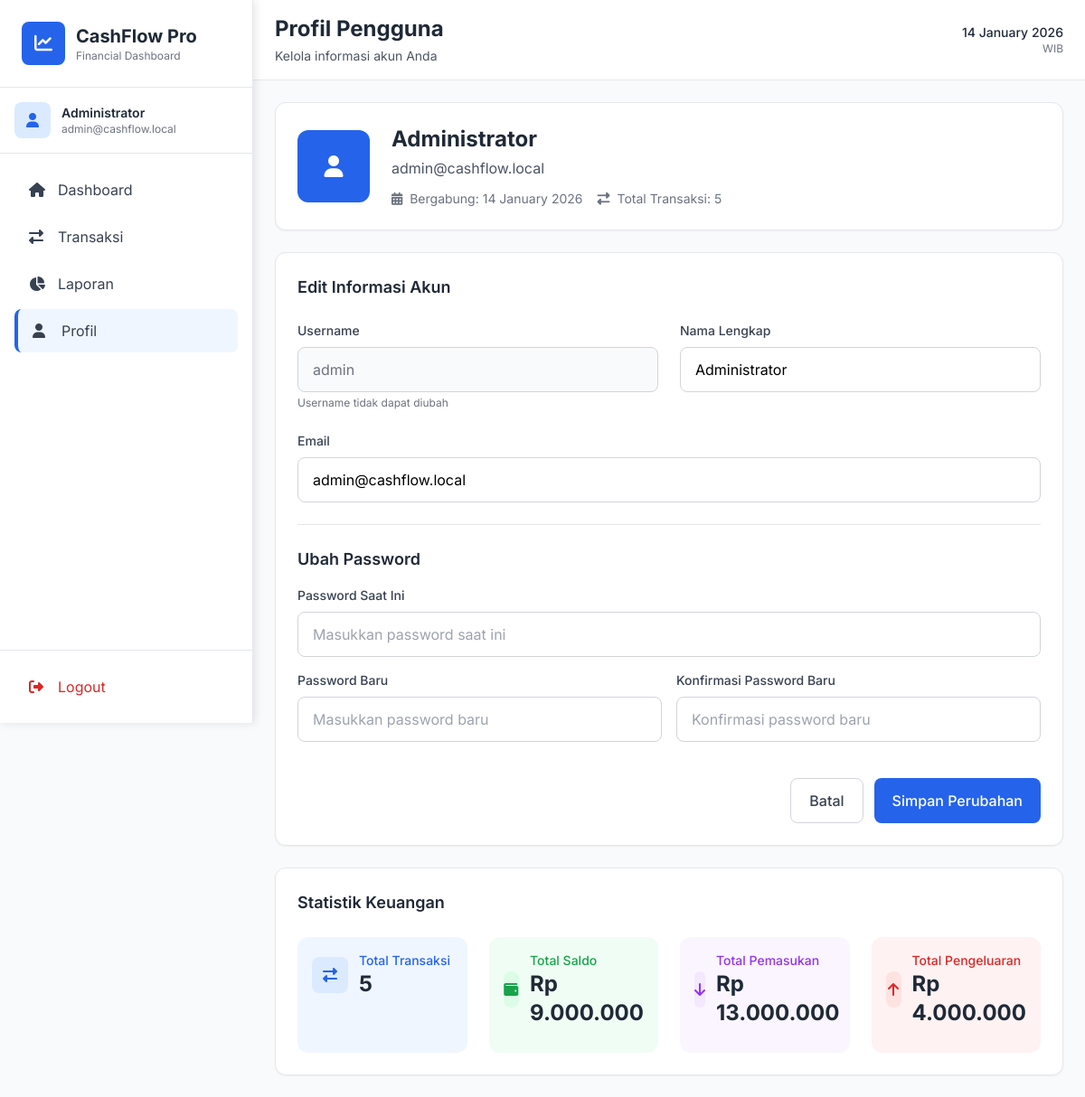
Screenshot of /profile (signed in) with the database file from the repository.
### tables this page shows
CREATE TABLE users (
        id INTEGER PRIMARY KEY AUTOINCREMENT,
        username TEXT UNIQUE NOT NULL,
        email TEXT,
        password TEXT NOT NULL,
        full_name TEXT,
        created_at TIMESTAMP DEFAULT CURRENT_TIMESTAMP
    );

### app.py (the view, shortened to what this page needs)
@app.route('/profile', methods=['GET', 'POST'])
@login_required
def profile():
    conn = get_db_connection()
    c = conn.cursor()
    c.execute('SELECT * FROM users WHERE id = ?', (current_user.id,))
    user = c.fetchone()
    created_date = datetime.fromisoformat(user['created_at'].replace('Z', '+00:00'))
    jakarta_time = created_date.astimezone(TZ)
    user_data = {
        'username': user['username'],
        'email': user['email'],
        'full_name': user['full_name'],
        'created_at': jakarta_time.strftime('%d %B %Y')
    }
    totals = get_user_totals(current_user.id)
    conn.close()
    current_datetime = datetime.now(TZ)
    return render_template('profile.html',
                         user_data=user_data,
                         user_totals=totals,
                         current_date=current_datetime.strftime('%d %B %Y'),
                         format_rupiah=format_rupiah)

### app.py (called while the page is built)
@login_manager.user_loader
def load_user(user_id):
    conn = sqlite3.connect('cashflow.db')
    c = conn.cursor()
    c.execute('SELECT id, username, email, full_name FROM users WHERE id = ?', (user_id,))
    user = c.fetchone()
    conn.close()
    if user:
        return User(user[0], user[1], user[2], user[3])
    return None

def format_rupiah(amount):
    try:
        amount = float(amount)
        return f"Rp {amount:,.0f}".replace(",", ".")
    except:
        return "Rp 0"

def get_db_connection():
    conn = sqlite3.connect('cashflow.db')
    conn.row_factory = sqlite3.Row
    return conn

### templates/profile.html (shortened to what this page needs)
{% extends 'base.html' %}
{% block page_title %}Profil Pengguna{% endblock %}
{% block page_subtitle %}Kelola informasi akun Anda{% endblock %}
{% block content %}
<div class="space-y-6">
    <div class="bg-white rounded-xl shadow-sm border border-gray-200 p-6">
        <div class="flex flex-col md:flex-row items-start md:items-center gap-6">
            <div class="w-20 h-20 bg-blue-600 rounded-xl flex items-center justify-center">
                <i class="fas fa-user text-white text-2xl"></i>
            </div>
            <div class="flex-1">
                <h2 class="text-2xl font-bold text-gray-800">{{ current_user.full_name or current_user.username }}</h2>
                <p class="text-gray-600 mt-1">{{ current_user.email or 'Belum ada email' }}</p>
                <div class="flex items-center gap-4 mt-3">
                    <span class="text-sm text-gray-500">
                        <i class="fas fa-calendar-alt mr-1"></i>
                        Bergabung: {{ user_data.created_at }}
                    </span>
                    <span class="text-sm text-gray-500">
                        <i class="fas fa-exchange-alt mr-1"></i>
                        Total Transaksi: {{ user_totals.total_transactions }}
                    </span>
                </div>
            </div>
        </div>
    </div>
    <div class="bg-white rounded-xl shadow-sm border border-gray-200 p-6">
        <h3 class="text-lg font-semibold text-gray-800 mb-6">Edit Informasi Akun</h3>
        <form method="POST" action="{{ url_for('profile') }}" class="space-y-6">
            <div class="grid grid-cols-1 md:grid-cols-2 gap-6">
                <div>
                    <label class="block text-sm font-medium text-gray-700 mb-2">Username</label>
                    <input type="text" value="{{ current_user.username }}"
                           class="w-full border border-gray-300 rounded-lg px-4 py-3 bg-gray-50 text-gray-500"
                           disabled>
                    <p class="text-xs text-gray-500 mt-1">Username tidak dapat diubah</p>
                </div>
                <div>
                    <label class="block text-sm font-medium text-gray-700 mb-2">Nama Lengkap</label>
                    <input type="text" name="full_name" value="{{ user_data.full_name }}"
                           class="w-full border border-gray-300 rounded-lg px-4 py-3 focus:ring-2 focus:ring-blue-500 focus:border-blue-500 outline-none transition-colors duration-200"
                           placeholder="Masukkan nama lengkap">
                </div>
            </div>
            <div>
                <label class="block text-sm font-medium text-gray-700 mb-2">Email</label>
                <input type="email" name="email" value="{{ user_data.email }}"
                       class="w-full border border-gray-300 rounded-lg px-4 py-3 focus:ring-2 focus:ring-blue-500 focus:border-blue-500 outline-none transition-colors duration-200"
                       placeholder="email@contoh.com">
            </div>
            <div class="border-t border-gray-200 pt-6">
                <h4 class="text-lg font-semibold text-gray-800 mb-4">Ubah Password</h4>
                <div class="space-y-4">
                    <div>
                        <label class="block text-sm font-medium text-gray-700 mb-2">Password Saat Ini</label>
                        <input type="password" name="current_password"
                               class="w-full border border-gray-300 rounded-lg px-4 py-3 focus:ring-2 focus:ring-blue-500 focus:border-blue-500 outline-none transition-colors duration-200"
                               placeholder="Masukkan password saat ini">
                    </div>
                    <div class="grid grid-cols-1 md:grid-cols-2 gap-4">
                        <div>
                            <label class="block text-sm font-medium text-gray-700 mb-2">Password Baru</label>
                            <input type="password" name="new_password"
                                   class="w-full border border-gray-300 rounded-lg px-4 py-3 focus:ring-2 focus:ring-blue-500 focus:border-blue-500 outline-none transition-colors duration-200"
                                   placeholder="Masukkan password baru">
                        </div>
                        <div>
                            <label class="block text-sm font-medium text-gray-700 mb-2">Konfirmasi Password Baru</label>
                            <input type="password" name="confirm_password"
                                   class="w-full border border-gray-300 rounded-lg px-4 py-3 focus:ring-2 focus:ring-blue-500 focus:border-blue-500 outline-none transition-colors duration-200"
                                   placeholder="Konfirmasi password baru">
                        </div>
                    </div>
                </div>
            </div>
            <div class="flex justify-end gap-3 pt-4">
                <a href="{{ url_for('dashboard') }}" class="px-5 py-3 border border-gray-300 text-gray-700 rounded-lg hover:bg-gray-50 transition-colors duration-200 font-medium">
                    Batal
                </a>
                <button type="submit" class="px-5 py-3 bg-blue-600 text-white rounded-lg hover:bg-blue-700 transition-colors duration-200 font-medium">
                    Simpan Perubahan
                </button>
            </div>
        </form>
    </div>
    <div class="bg-white rounded-xl shadow-sm border border-gray-200 p-6">
        <h3 class="text-lg font-semibold text-gray-800 mb-6">Statistik Keuangan</h3>
        <div class="grid grid-cols-1 md:grid-cols-2 lg:grid-cols-4 gap-6">
            <div class="p-4 bg-blue-50 rounded-xl">
                <div class="flex items-center mb-3">
                    <div class="w-10 h-10 bg-blue-100 rounded-lg flex items-center justify-center mr-3">
                        <i class="fas fa-exchange-alt text-blue-600"></i>
                    </div>
                    <div>
                        <p class="text-sm text-blue-600 font-medium">Total Transaksi</p>
                        <p class="text-2xl font-bold text-gray-800">{{ user_totals.total_transactions }}</p>
                    </div>
                </div>
            </div>
            <div class="p-4 bg-green-50 rounded-xl">
                <div class="flex items-center mb-3">
                    <div class="w-10 h-10 bg-green-100 rounded-lg flex items-center justify-center mr-3">
                        <i class="fas fa-wallet text-green-600"></i>
                    </div>
                    <div>
                        <p class="text-sm text-green-600 font-medium">Total Saldo</p>
                        <p class="text-2xl font-bold text-gray-800">{{ format_rupiah(user_totals.total_balance) }}</p>
                    </div>
                </div>
            </div>
            <div class="p-4 bg-purple-50 rounded-xl">
                <div class="flex items-center mb-3">
                    <div class="w-10 h-10 bg-purple-100 rounded-lg flex items-center justify-center mr-3">
                        <i class="fas fa-arrow-down text-purple-600"></i>
                    </div>
                    <div>
                        <p class="text-sm text-purple-600 font-medium">Total Pemasukan</p>
                        <p class="text-2xl font-bold text-gray-800">{{ format_rupiah(user_totals.total_income) }}</p>
                    </div>
                </div>
            </div>
            <div class="p-4 bg-red-50 rounded-xl">
                <div class="flex items-center mb-3">
                    <div class="w-10 h-10 bg-red-100 rounded-lg flex items-center justify-center mr-3">
                        <i class="fas fa-arrow-up text-red-600"></i>
                    </div>
                    <div>
                        <p class="text-sm text-red-600 font-medium">Total Pengeluaran</p>
                        <p class="text-2xl font-bold text-gray-800">{{ format_rupiah(user_totals.total_expense) }}</p>
                    </div>
                </div>
            </div>
        </div>
    </div>
</div>
{% endblock %}

### templates/base.html (shortened to what this page needs)
<!DOCTYPE html>
<html lang="id">
<head>
    <script src="https://cdn.tailwindcss.com"></script>
    <link rel="stylesheet" href="https://cdnjs.cloudflare.com/ajax/libs/font-awesome/6.4.0/css/all.min.css">
</head>
<body class="bg-gray-50">
    {% if current_user.is_authenticated %}
    <aside id="sidebar" class="sidebar bg-white border-r border-gray-200">
        <div class="p-6 border-b border-gray-200">
            <div class="flex items-center space-x-3">
                <div class="w-12 h-12 bg-blue-600 rounded-lg flex items-center justify-center">
                    <i class="fas fa-chart-line text-white text-xl"></i>
                </div>
                <div>
                    <h1 class="text-xl font-bold text-gray-800">CashFlow Pro</h1>
                    <p class="text-xs text-gray-500">Financial Dashboard</p>
                </div>
            </div>
        </div>
        <div class="p-4 border-b border-gray-200">
            <div class="flex items-center space-x-3">
                <div class="w-10 h-10 bg-blue-100 rounded-lg flex items-center justify-center">
                    <i class="fas fa-user text-blue-600"></i>
                </div>
                <div>
                    <p class="text-sm font-semibold text-gray-800">{{ current_user.full_name or current_user.username }}</p>
                    <p class="text-xs text-gray-500">{{ current_user.email or 'No email' }}</p>
                </div>
            </div>
        </div>
        <nav class="p-4">
            <div class="space-y-1">
                <a href="{{ url_for('dashboard') }}"
                   class="flex items-center space-x-3 px-4 py-3 rounded-lg text-gray-700 hover:bg-blue-50 hover:text-blue-600 transition-colors duration-200 ">
                    <i class="fas fa-home w-5"></i>
                    <span>Dashboard</span>
                </a>
                <a href="{{ url_for('transactions') }}"
                   class="flex items-center space-x-3 px-4 py-3 rounded-lg text-gray-700 hover:bg-blue-50 hover:text-blue-600 transition-colors duration-200 ">
                    <i class="fas fa-exchange-alt w-5"></i>
                    <span>Transaksi</span>
                </a>
                <a href="{{ url_for('reports') }}"
                   class="flex items-center space-x-3 px-4 py-3 rounded-lg text-gray-700 hover:bg-blue-50 hover:text-blue-600 transition-colors duration-200 ">
                    <i class="fas fa-chart-pie w-5"></i>
                    <span>Laporan</span>
                </a>
                <a href="{{ url_for('profile') }}"
                   class="flex items-center space-x-3 px-4 py-3 rounded-lg text-gray-700 hover:bg-blue-50 hover:text-blue-600 transition-colors duration-200 {% if request.endpoint == 'profile' %}bg-blue-50 text-blue-600 border-l-4 border-blue-600{% endif %}">
                    <i class="fas fa-user w-5"></i>
                    <span>Profil</span>
                </a>
            </div>
        </nav>
        <div class="absolute bottom-0 left-0 right-0 p-4 border-t border-gray-200">
            <a href="{{ url_for('logout') }}"
               class="flex items-center space-x-3 px-4 py-3 rounded-lg text-red-600 hover:bg-red-50 transition-colors duration-200">
                <i class="fas fa-sign-out-alt w-5"></i>
                <span>Logout</span>
            </a>
        </div>
    </aside>
    {% endif %}
    <main class="main-content min-h-screen">
        {% if current_user.is_authenticated %}
        <header class="bg-white border-b border-gray-200">
            <div class="px-4 py-4 md:px-6">
                <div class="flex flex-col md:flex-row md:justify-between md:items-center">
                    <div>
                        <h2 class="text-xl md:text-2xl font-bold text-gray-800">{% block page_title %}{% endblock %}</h2>
                        <p class="text-sm text-gray-600 mt-1">{% block page_subtitle %}{% endblock %}</p>
                    </div>
                    <div class="hidden md:flex items-center space-x-4 mt-2 md:mt-0">
                        <div class="text-right">
                            <p class="text-sm font-medium text-gray-800">{{ current_date }}</p>
                            <p class="text-xs text-gray-500">{{ current_time }} WIB</p>
                        </div>
                    </div>
                </div>
            </div>
        </header>
        {% endif %}
        <div class="p-4 md:p-6">
            {% block content %}{% endblock %}
        </div>
    </main>
</body>
</html>

### templates/base.html (style rules this page uses)
* { font-family: 'Inter', sans-serif; }
.sidebar { width: 280px; height: 100vh; position: fixed; left: 0; top: 0; z-index: 50; transform: translateX(-100%); transition: transform 0.3s ease; background: white; box-shadow: 2px 0 10px rgba(0, 0, 0, 0.1); }
.main-content { margin-left: 0; transition: margin-left 0.3s ease; min-height: 100vh; }
@media (min-width: 1024px) { .sidebar { transform: translateX(0); } }
@media (min-width: 1024px) { .main-content { margin-left: 280px; } }

### rows the page displays
users: full_name "Administrator", email "admin@cashflow.local", username "admin"

### other values shown
{{ user_data.created_at }} "14 January 2026"
{{ user_totals.total_transactions }} "5"
